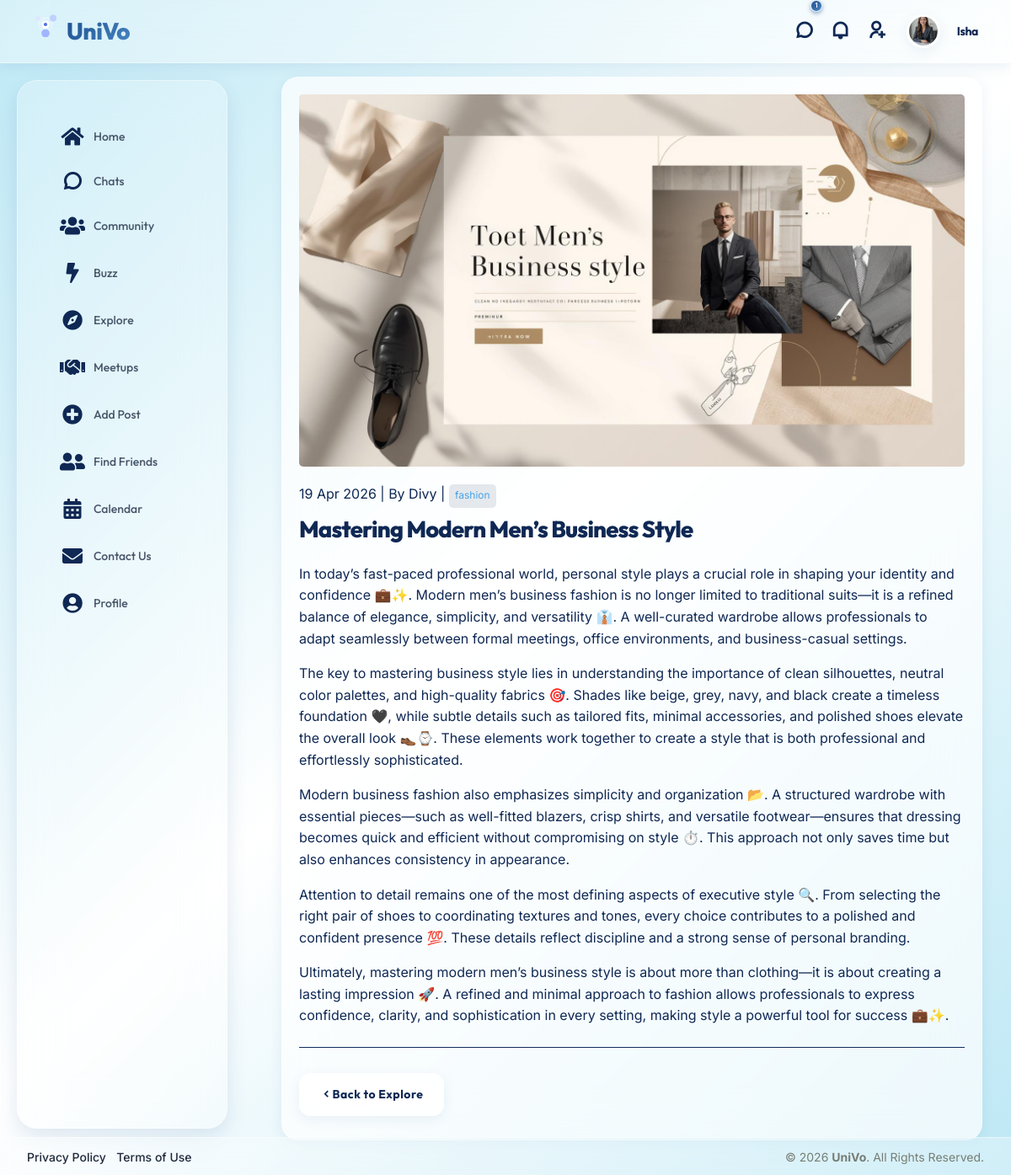
Screenshot of /blog/16/ (signed in) with the database file from the repository.
### user/models.py (models this page shows, shortened)
class user(models.Model):
    userid=models.AutoField(primary_key=True)
    username=models.CharField(max_length=50)
    email=models.CharField(max_length=50)
    password=models.CharField(max_length=50)
    profile=models.ImageField(upload_to="assets/images/user/")
    bio=models.TextField(max_length=1000)
    gender=models.CharField(max_length=10)
    dob=models.DateField(validators=[no_future_date])
    cityid=models.ForeignKey(city,on_delete=models.CASCADE)
    registrationdt=models.DateTimeField(auto_now=True)
    last_checked_chats=models.DateTimeField(null=True, blank=True)
    last_checked_activity=models.DateTimeField(null=True, blank=True)
    last_checked_invites=models.DateTimeField(null=True, blank=True)
    last_seen=models.DateTimeField(null=True, blank=True)
    google_id=models.CharField(max_length=255, null=True, blank=True)  # Google OAuth user ID
    phone=models.CharField(max_length=15, null=True, blank=True)

class blog(models.Model):
    blogid = models.AutoField(primary_key=True)
    title = models.CharField(max_length=200)
    description = models.TextField(max_length=10000)
    image = models.ImageField(upload_to="blogs/")
    author = models.ForeignKey(user, on_delete=models.CASCADE)
    categoryid = models.ForeignKey(category, on_delete=models.SET_NULL, null=True, blank=True)
    createddt = models.DateTimeField(auto_now_add=True)

class category(models.Model):
    categoryid=models.AutoField(primary_key=True)
    categoryname=models.CharField(max_length=50)

### user/views.py (the view)
# urls.py: path('blog/<int:blog_id>/', views.blog_detail, name='blog_detail'),
def blog_detail(request, blog_id):
    blog_obj = get_object_or_404(blog, pk=blog_id)
    return render(request, 'blog_detail.html', {'blog': blog_obj})

### user/templates/blog_detail.html (shortened to what this page needs)
{% extends 'base.html' %}
{% load static %}
{% block content %}
<div class="row">
    <div class="col-lg-12">
        <div class="card card-block card-stretch card-height blog blog-detail">
            <div class="card-body">
                <div class="image-block mb-3">
                    {% if blog.image %}
                    <img src="{{ blog.image.url }}" class="img-fluid rounded w-100 bg-light" alt="blog-img" style="max-height: 500px; object-fit: contain;">
                    {% endif %}
                </div>
                <div class="blog-description">
                    <div class="date mb-1 text-primary">
                        {{ blog.createddt|date:"d M Y" }} | By {{ blog.author.username }} |
                        <span class="badge bg-soft-primary">{{ blog.categoryid.categoryname }}</span>
                    </div>
                    <h3 class="mb-3 text-primary">{{ blog.title }}</h3>
                    <div class="blog-content">
                        {{ blog.description|linebreaks }}
                    </div>
                </div>
                <hr>
                <div class="mt-4 d-flex gap-2">
                    <a href="{% url 'blog_list' %}" class="btn btn-secondary"><i class="ri-arrow-left-s-line"></i> Back to Explore</a>
                </div>
            </div>
        </div>
    </div>
</div>
{% endblock %}

### user/templates/base.html (shortened to what this page needs)
{% load static %}
<!doctype html>
<html lang="en">
  <head>
    <link rel="stylesheet" href="{% static 'assets/css/libs.min.css' %}" />
    <link rel="stylesheet" href="{% static 'assets/css/socialv1fc6.css' %}" />
    <link rel="stylesheet" href="{% static 'assets/css/custom_theme.css' %}?v=2.0" />
    <link
      rel="stylesheet"
      href="https://cdnjs.cloudflare.com/ajax/libs/font-awesome/5.15.4/css/all.min.css"
    />
    <link
      rel="stylesheet"
      href="https://cdn.jsdelivr.net/npm/remixicon@2.5.0/fonts/remixicon.css"
    />
    <link
      rel="stylesheet"
      href="https://cdn.jsdelivr.net/npm/vanillajs-datepicker@1.3.4/dist/css/datepicker.min.css"
    />
    <link
      rel="stylesheet"
      href="https://maxst.icons8.com/vue-static/landen/line-awesome/line-awesome/1.3.0/css/line-awesome.min.css"
    />
  </head>
  <body class="{% if user_settings and user_settings.dark_mode %}dark-mode{% endif %}">
    <div class="wrapper">
      <div class="iq-top-navbar">
        <div class="iq-navbar-custom">
          <nav class="navbar navbar-expand-lg navbar-light p-0">
            <div class="iq-navbar-logo d-flex justify-content-between">
              <a href="{% url 'home' %}">
                <img
                  src="{% static 'assets/images/animated_logo.svg' %}"
                  class="img-fluid rotating-logo"
                  alt="UniVo Logo"
                  style="max-height: 30px"
                />
                <span>UniVo</span>
              </a>
            </div>
            <div class="collapse navbar-collapse" id="navbarSupportedContent">
              <ul class="navbar-nav ms-auto navbar-list align-items-center">
                {% if current_user %}
                <li class="nav-item">
                  <a
                    href="{% url 'chats' %}"
                    class="d-flex align-items-center px-2 position-relative"
                    title="Community Chats"
                  >
                    <i class="ri-chat-3-line fs-5 text-white"></i>
                    {% if unread_chat_count > 0 %}
                    <span
                      class="position-absolute bg-danger border border-light rounded-circle d-flex align-items-center justify-content-center text-white"
                      style="
                        width: 14px;
                        height: 14px;
                        top: 0px;
                        right: 0px;
                        font-size: 8px;
                      "
                    >
                      {{ unread_chat_count }}
                    </span>
                    {% endif %}
                  </a>
                </li>
                <li class="nav-item">
                  <a
                    href="{% url 'activity' %}"
                    class="d-flex align-items-center px-2 position-relative"
                    title="Notifications"
                  >
                    <i class="ri-notification-line fs-5 text-white"></i>
                  </a>
                </li>
                <li class="nav-item">
                  <a
                    href="{% url 'invitations_list' %}"
                    class="d-flex align-items-center px-2 position-relative"
                    title="Friend Requests"
                  >
                    <i class="ri-user-add-line fs-5 text-white"></i>
                  </a>
                </li>
                <li class="nav-item dropdown">
                  <a
                    href="#"
                    class="d-flex align-items-center dropdown-toggle"
                    id="drop-down-arrow"
                    data-bs-toggle="dropdown"
                    aria-haspopup="true"
                    aria-expanded="false"
                  >
                    {% if current_user.profile %}
                    <img
                      src="{{ current_user.profile.url }}"
                      class="img-fluid rounded-circle me-3"
                      alt="user"
                      style="width: 40px; height: 40px; object-fit: cover"
                    />
                    {% else %}
                    <img
                      src="{% static 'assets/images/user/1.jpg' %}"
                      class="img-fluid rounded-circle me-3"
                      alt="user"
                    />
                    {% endif %}
                    <div class="caption">
                      <h6 class="mb-0 line-height">
                        {{ current_user.username|default:"User" }}
                      </h6>
                    </div>
                  </a>
                </li>
                {% else %}
                <li class="nav-item pe-3 d-flex align-items-center">
                  <a href="{% url 'signup' %}" class="d-flex align-items-center text-dark text-decoration-none" style="height: 40px; font-weight: 500;">
                    <i class="ri-login-box-line me-2 fs-5"></i> Login
                  </a>
                </li>
                {% endif %}
              </ul>
            </div>
          </nav>
        </div>
      </div>
      <div class="iq-sidebar sidebar-default">
        <div id="sidebar-scrollbar">
          <nav class="iq-sidebar-menu">
            <ul id="iq-sidebar-toggle" class="iq-menu">
              {% block sidebar %}
              <li class="">
                <a href="{% url 'home' %}" class="sidebar-link">
                  <i class="fas fa-home me-2"></i><span>Home</span>
                </a>
              </li>
              <li class="">
                <a href="{% url 'chats' %}" class="sidebar-link">
                  <i class="ri-chat-3-line me-2"></i><span>Chats</span>
                </a>
              </li>
              <li class="">
                <a href="{% url 'group' %}" class="sidebar-link">
                  <i class="fas fa-users me-2"></i><span>Community</span>
                </a>
              </li>
              <li class="">
                <a href="{% url 'buzz' %}" class="sidebar-link">
                  <i class="fas fa-bolt me-2"></i><span>Buzz</span>
                </a>
              </li>
              <li class="">
                <a href="{% url 'blog_list' %}" class="sidebar-link">
                  <i class="fas fa-compass me-2"></i><span>Explore</span>
                </a>
              </li>
              <li class="">
                <a href="{% url 'meetup_list' %}" class="sidebar-link">
                  <i class="fas fa-handshake me-2"></i><span>Meetups</span>
                </a>
              </li>
              <li class="">
                <a href="{% url 'unified_add_post' %}" class="sidebar-link">
                  <i class="fas fa-plus-circle me-2"></i><span>Add Post</span>
                </a>
              </li>
              <li class="">
                <a href="{% url 'users_list' %}" class="sidebar-link">
                  <i class="fas fa-user-friends me-2"></i><span>Find Friends</span>
                </a>
              </li>
              <li class="">
                <a href="{% url 'calendar' %}" class="sidebar-link">
                  <i class="fas fa-calendar-alt me-2"></i><span>Calendar</span>
                </a>
              </li>
              <li class="">
                <a href="{% url 'contact_us' %}" class="sidebar-link">
                  <i class="fas fa-envelope me-2"></i><span>Contact Us</span>
                </a>
              </li>
              <li class="">
                <a href="{% url 'my_profile' %}" class="sidebar-link">
                  <i class="fas fa-user-circle me-2"></i><span>Profile</span>
                </a>
              </li>
              {% endblock sidebar %}
            </ul>
          </nav>
          <div class="p-5"></div>
        </div>
      </div>
      <div id="content-page" class="content-page {% block content_class %}{% endblock %}">
        <div class="container-fluid">
          {% block content %} {% endblock %}
        </div>
      </div>
      <footer class="iq-footer bg-transparent border-top py-0" style="line-height: normal;">
        <div class="container-fluid">
          <div class="row align-items-center">
            <div class="col-md-6 text-center text-md-start mb-2 mb-md-0">
              <ul class="list-inline mb-0">
                <li class="list-inline-item">
                  <a href="#" class="text-secondary small text-decoration-none">Privacy Policy</a>
                </li>
                <li class="list-inline-item">
                  <a href="#" class="text-secondary small text-decoration-none">Terms of Use</a>
                </li>
              </ul>
            </div>
            <div class="col-md-6 text-center text-md-end text-secondary small">
              &copy; 2026 <strong>UniVo</strong>. All Rights Reserved.
            </div>
          </div>
        </div>
      </footer>
    </div>
    <div class="toast-container position-fixed bottom-0 end-0 p-3" style="z-index: 5000;">
    </div>
    </body>
</html>

### rows the page displays
user: profile (picture), username "Isha"
blog: image (picture), createddt "19 Apr 2026", author.username "Divy", categoryid.categoryname "fashion", title "Mastering Modern Men’s Business Style", description "In today’s fast-paced professional world, personal style plays a crucial role in shaping your identity and confidence 💼✨. Modern men’s business fashion is no longer limited to traditional suits—it is a refined balance of elegance, simplicity, and versatility 👔. A well-curated wardrobe allows professionals to adapt seamlessly between formal meetings, office environments, and business-casual settings. The key to mastering business style lies in understanding the importance of clean silhouettes, neutral color palettes, and high-quality fabrics 🎯. Shades like beige, grey, navy, and black create a timeless foundation 🖤, while subtle details such as tailored fits, minimal accessories, and…"

### other values shown
{{ unread_chat_count }} "1"
